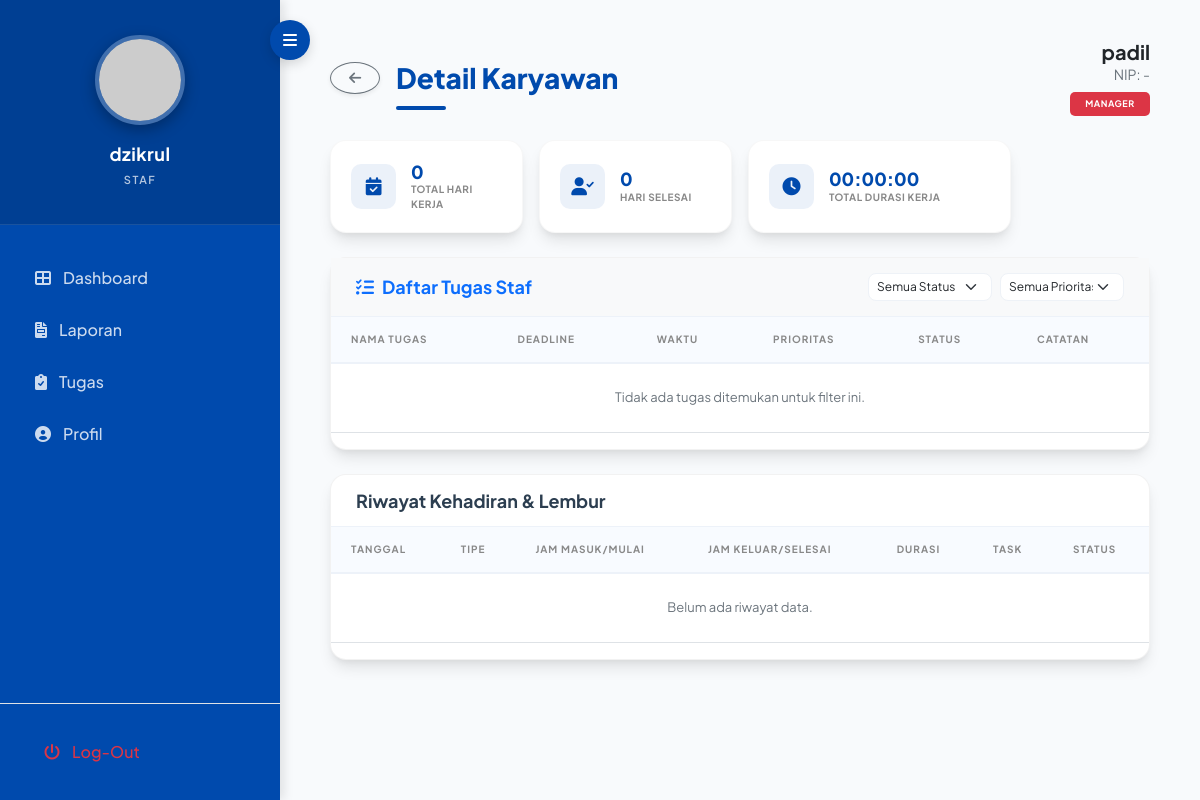
Page /staf_detail.php?user_id=1 (signed in) on the committed database.
### tables this page shows
CREATE TABLE `users` (
  `id` int(11) NOT NULL,
  `absen_id` varchar(50) NOT NULL,
  `nama` varchar(100) NOT NULL,
  `nip` varchar(30) DEFAULT NULL,
  `password` varchar(255) NOT NULL,
  `role` enum('staf','manager') DEFAULT 'staf',
  `can_overtime` tinyint(1) DEFAULT 0,
  `created_at` timestamp NOT NULL DEFAULT current_timestamp(),
  `email` varchar(100) DEFAULT NULL,
  `telepon` varchar(20) DEFAULT NULL,
  `alamat` text DEFAULT NULL,
  `foto` varchar(255) DEFAULT NULL
);

### staf_detail.php (the view, shortened to what the rows shown need)
<?php
require_once 'config_safe.php';
$role = $_SESSION['role'];
$user_id = $_GET['user_id'] ?? null;
$view = $_GET['view'] ?? 'detail';
$logged_user_id = $_SESSION['user_id'];
if ($view == 'list' && $role == 'manager') {
    $search = $_GET['search'] ?? '';
    $sort = $_GET['sort'] ?? 'nama_asc';
    $query = "SELECT * FROM users";
    $params = [];
    if (!empty($search)) {
        $query .= " WHERE (nama LIKE ? OR nip LIKE ? OR absen_id LIKE ? OR email LIKE ?)";
        $search_param = "%$search%";
        $params = [$search_param, $search_param, $search_param, $search_param];
    }
    switch ($sort) {
        case 'nama_asc': $query .= " ORDER BY nama ASC"; break;
        case 'nama_desc': $query .= " ORDER BY nama DESC"; break;
        case 'role_asc': $query .= " ORDER BY role ASC, nama ASC"; break;
        case 'role_desc': $query .= " ORDER BY role DESC, nama ASC"; break;
        case 'absen_id_asc': $query .= " ORDER BY absen_id ASC"; break;
        case 'absen_id_desc': $query .= " ORDER BY absen_id DESC"; break;
        default: $query .= " ORDER BY nama ASC";
    }
    $stmt = $pdo->prepare($query);
    $stmt->execute($params);
    $all_staf = $stmt->fetchAll();
} else {
    $stmt = $pdo->prepare("SELECT * FROM users WHERE id = ?");
    $stmt->execute([$user_id]);
    $staf = $stmt->fetch();
}
$stmt = $pdo->prepare("
    SELECT * FROM (
        SELECT
            a.id,
            a.tanggal,
            a.jam_masuk,
            a.jam_keluar,
            a.durasi_kerja,
            COALESCE(a.tipe_absen, 'reguler') as tipe_absensi,
            COUNT(t.id) as total_task,
            SUM(CASE WHEN t.status = 'completed' THEN 1 ELSE 0 END) as task_selesai,
            NULL as keterangan_lembur
        FROM absensi a
        LEFT JOIN tasklist t ON a.id = t.absensi_id
        WHERE a.user_id = ?
        GROUP BY a.id
        UNION ALL
        SELECT
            al.id,
            al.tanggal,
            al.jam_mulai as jam_masuk,
            al.jam_selesai as jam_keluar,
            al.durasi_lembur as durasi_kerja,
            'lembur' as tipe_absensi,
            0 as total_task,
            0 as task_selesai,
            al.keterangan as keterangan_lembur
        FROM absensi_lembur al
        WHERE al.user_id = ?
    ) as combined_history
    ORDER BY tanggal DESC, jam_masuk DESC
    LIMIT 50
");
$stmt->execute([$user_id, $user_id]);
$history_list = $stmt->fetchAll();
$stmt = $pdo->prepare("SELECT COUNT(*) as total_hari FROM absensi WHERE user_id = ? AND (tipe_absen != 'lembur' OR tipe_absen IS NULL)");
$stmt->execute([$user_id]);
$total_hari = $stmt->fetchColumn();
$stmt = $pdo->prepare("SELECT COUNT(*) as hari_selesai FROM absensi WHERE user_id = ? AND (tipe_absen != 'lembur' OR tipe_absen IS NULL) AND jam_keluar IS NOT NULL");
$stmt->execute([$user_id]);
$hari_selesai = $stmt->fetchColumn();
$stmt = $pdo->prepare("
    SELECT SEC_TO_TIME(
        COALESCE((SELECT SUM(TIME_TO_SEC(durasi_kerja)) FROM absensi WHERE user_id = ? AND durasi_kerja IS NOT NULL), 0) +
        COALESCE((SELECT SUM(TIME_TO_SEC(durasi_lembur)) FROM absensi_lembur WHERE user_id = ? AND durasi_lembur IS NOT NULL), 0)
    ) as total_durasi
");
$stmt->execute([$user_id, $user_id]);
$total_durasi = $stmt->fetchColumn();
$task_filter = $_GET['task_status'] ?? 'all';
$priority_filter = $_GET['task_priority'] ?? 'all';
$task_query = "SELECT * FROM tasklist WHERE assigned_to = ?";
$task_params = [$user_id];
$task_query .= " ORDER BY deadline DESC, end_time DESC";
$stmt_tasks = $pdo->prepare($task_query);
$stmt_tasks->execute($task_params);
$staff_tasks = $stmt_tasks->fetchAll();
?>
<!DOCTYPE html>
<html lang="id">
<head>
    <link href="https://cdn.jsdelivr.net/npm/bootstrap@5.1.3/dist/css/bootstrap.min.css" rel="stylesheet">
    <link href="https://cdnjs.cloudflare.com/ajax/libs/font-awesome/6.0.0/css/all.min.css" rel="stylesheet">
</head>
<body>
    <div class="main-content" id="mainContent">
        <?php if ($view == 'list'): ?>
            <div class="page-header">
                <h2 class="page-title">Daftar Karyawan</h2>
                <div class="d-flex gap-2 align-items-center">
                    <form method="GET" class="d-flex gap-2">
                        <input type="hidden" name="view" value="list">
                        <div class="input-group input-group-sm" style="width: 250px;">
                            <span class="input-group-text bg-white border-end-0"><i class="fas fa-search text-muted"></i></span>
                            <input type="text" name="search" class="form-control border-start-0 ps-0" placeholder="Cari staf..." value="<?php echo htmlspecialchars($search ?? ''); ?>">
                        </div>
                        <button type="submit" class="btn btn-sm btn-primary btn-pill px-3">Filter</button>
                        <a href="staf_detail.php?view=list" class="btn btn-sm btn-light btn-pill border px-3">Reset</a>
                    </form>
                    <?php if ($role == 'manager'): ?>
                    <button class="btn btn-primary btn-sm btn-pill px-4" data-bs-toggle="modal" data-bs-target="#addUserModal">
                        <i class="fas fa-user-plus me-2"></i> Tambah Staf
                    </button>
                    <?php endif; ?>
                </div>
            </div>
            <div class="content-card">
                <div class="table-responsive">
                    <table class="table table-custom">
                        <thead>
                            <tr>
                                <th>Nama Staf</th>
                                <th>NIP</th>
                                <th>ID Login</th>
                                <th>Role</th>
                                <th class="text-center">Lembur</th>
                                <th>Email / Telepon</th>
                                <th class="text-center">Aksi</th>
                            </tr>
                        </thead>
                        <tbody>
                            <?php foreach ($all_staf as $s): ?>
                            <tr>
                                <td>
                                    <div class="d-flex align-items-center">
                                        <img src="<?php echo $s['foto'] ? 'uploads/profiles/'.$s['foto'] : 'https://ui-avatars.com/api/?name='.urlencode($s['nama']).'&background=random&size=32'; ?>"
                                             class="rounded-circle me-2" style="width: 32px; height: 32px; object-fit: cover;">
                                        <span class="fw-bold"><?php echo htmlspecialchars($s['nama']); ?></span>
                                    </div>
                                </td>
                                <td><small class="text-muted fw-bold"><?php echo htmlspecialchars($s['nip'] ?? '-'); ?></small></td>
                                <td><code><?php echo htmlspecialchars($s['absen_id']); ?></code></td>
                                <td>
                                    <span class="badge-custom <?php echo $s['role'] == 'manager' ? 'bg-danger' : 'bg-primary'; ?> text-white">
                                        <?php echo strtoupper($s['role']); ?>
                                    </span>
                                </td>
                                <td class="text-center">
                                    <?php if ($s['can_overtime']): ?>
                                        <span class="badge bg-soft-success text-success rounded-pill px-2" style="font-size: 10px;">AKTIF</span>
                                    <?php else: ?>
                                        <span class="badge bg-soft-secondary text-muted rounded-pill px-2" style="font-size: 10px;">NON-AKTIF</span>
                                    <?php endif; ?>
                                </td>
                                <td>
                                    <div style="font-size: 11px;">
                                        <i class="fas fa-envelope me-1 text-muted"></i> <?php echo $s['email'] ?: '-'; ?><br>
                                        <i class="fas fa-phone me-1 text-muted"></i> <?php echo $s['telepon'] ?: '-'; ?>
                                    </div>
                                </td>
                                <td class="text-center">
                                    <div class="d-flex gap-2 justify-content-center">
                                        <a href="staf_detail.php?user_id=<?php echo $s['id']; ?>" class="btn btn-sm btn-outline-primary rounded-pill px-3">
                                            <i class="fas fa-eye me-1"></i> Detail
                                        </a>
                                        <?php if ($s['id'] != $logged_user_id): ?>
                                        <form method="POST" onsubmit="return confirm('Hapus staf ini secara permanen?')">
                                            <input type="hidden" name="target_id" value="<?php echo $s['id']; ?>">
                                            <button type="submit" name="delete_user" class="btn btn-sm btn-outline-danger rounded-pill px-3">
                                                <i class="fas fa-trash"></i>
                                            </button>
                                        </form>
                                        <?php endif; ?>
                                    </div>
                                </td>
                            </tr>
                            <?php endforeach; ?>
                        </tbody>
                    </table>
                </div>
            </div>
        <?php else: ?>
            <div class="page-header d-flex justify-content-between align-items-center mb-4">
                <div class="d-flex align-items-center gap-3">
                    <a href="staf_detail.php?view=list" class="btn btn-outline-secondary btn-sm rounded-circle shadow-sm" style="width: 32px; height: 32px; display: flex; align-items: center; justify-content: center;">
                        <i class="fas fa-arrow-left"></i>
                    </a>
                    <h2 class="page-title m-0">Detail Karyawan</h2>
                </div>
                <div class="text-end d-flex align-items-center gap-3">
                    <div class="text-end">
                        <h5 class="m-0 text-dark fw-bold"><?php echo htmlspecialchars($staf['nama']); ?></h5>
                        <div class="small text-muted mb-1">NIP: <?php echo htmlspecialchars($staf['nip'] ?? '-'); ?></div>
                        <span class="badge-custom <?php echo $staf['role'] == 'manager' ? 'bg-danger' : 'bg-primary'; ?> text-white">
                            <?php echo strtoupper($staf['role']); ?>
                        </span>
                    </div>
                </div>
            </div>
        <div class="row g-3 mb-4">
            <div class="col-md-3">
                <div class="stat-card">
                    <i class="fas fa-calendar-check"></i>
                    <div class="stat-info">
                        <h4><?php echo $total_hari; ?></h4>
                        <p>Total Hari Kerja</p>
                    </div>
                </div>
            </div>
            <div class="col-md-3">
                <div class="stat-card">
                    <i class="fas fa-user-check"></i>
                    <div class="stat-info">
                        <h4><?php echo $hari_selesai; ?></h4>
                        <p>Hari Selesai</p>
                    </div>
                </div>
            </div>
            <div class="col-md-4">
                <div class="stat-card">
                    <i class="fas fa-clock"></i>
                    <div class="stat-info">
                        <?php
                        $clean_duration = $total_durasi ?: '00:00:00';
                        if (strpos($clean_duration, '.') !== false) {
                            $clean_duration = explode('.', $clean_duration)[0];
                        }
                        ?>
                        <h4><?php echo $clean_duration; ?></h4>
                        <p>Total Durasi Kerja</p>
                    </div>
                </div>
            </div>
        </div>
        <div class="content-card mb-4">
            <div class="card-header-custom bg-light d-flex justify-content-between align-items-center">
                <h5 class="text-primary mb-0"><i class="fas fa-tasks me-2"></i>Daftar Tugas Staf</h5>
                <div class="filter-group">
                    <form method="GET" class="d-flex gap-2">
                        <select name="task_status" class="form-select form-select-sm" onchange="this.form.submit()">
                            <option value="all" <?php echo $task_filter == 'all' ? 'selected' : ''; ?>>Semua Status</option>
                        </select>
                        <select name="task_priority" class="form-select form-select-sm" onchange="this.form.submit()">
                            <option value="all" <?php echo $priority_filter == 'all' ? 'selected' : ''; ?>>Semua Prioritas</option>
                        </select>
                    </form>
                </div>
            </div>
             <div class="table-responsive table-scroll">
                <table class="table table-custom">
                    <thead>
                        <tr>
                            <th>Nama Tugas</th>
                            <th>Deadline</th>
                            <th>Waktu</th>
                            <th>Prioritas</th>
                            <th>Status</th>
                            <th>Catatan</th>
                        </tr>
                    </thead>
                    <tbody>
                        <?php if (empty($staff_tasks)): ?>
                            <tr>
                                <td colspan="6" class="text-center py-4 text-muted">Tidak ada tugas ditemukan untuk filter ini.</td>
                            </tr>
                        <?php endif; ?>
                    </tbody>
                </table>
            </div>
        </div>
        <div class="content-card">
            <div class="card-header-custom">
                <h5>Riwayat Kehadiran & Lembur</h5>
            </div>
             <div class="table-responsive table-scroll">
                <table class="table table-custom">
                    <thead>
                        <tr>
                            <th>Tanggal</th>
                            <th>Tipe</th>
                            <th>Jam Masuk/Mulai</th>
                            <th>Jam Keluar/Selesai</th>
                            <th>Durasi</th>
                            <th>Task</th>
                            <th>Status</th>
                        </tr>
                    </thead>
                    <tbody>
                        <?php if (empty($history_list)): ?>
                            <tr>
                                <td colspan="<?php echo $_SESSION['role'] == 'manager' ? '8' : '7'; ?>" class="text-center py-4 text-muted">Belum ada riwayat data.</td>
                            </tr>
                        <?php endif; ?>
                    </tbody>
                </table>
            </div>
        </div>
        <?php endif;  ?>
    </div>
</body>
</html>

### rows in the picture
users: nama "padil", nip "-", role "MANAGER"

### other values in the picture
explode(' ', $_SESSION['nama'])[0] "dzikrul"
$_SESSION['role'] "STAF"
$total_hari "0"
$hari_selesai "0"
$clean_duration "00:00:00"
